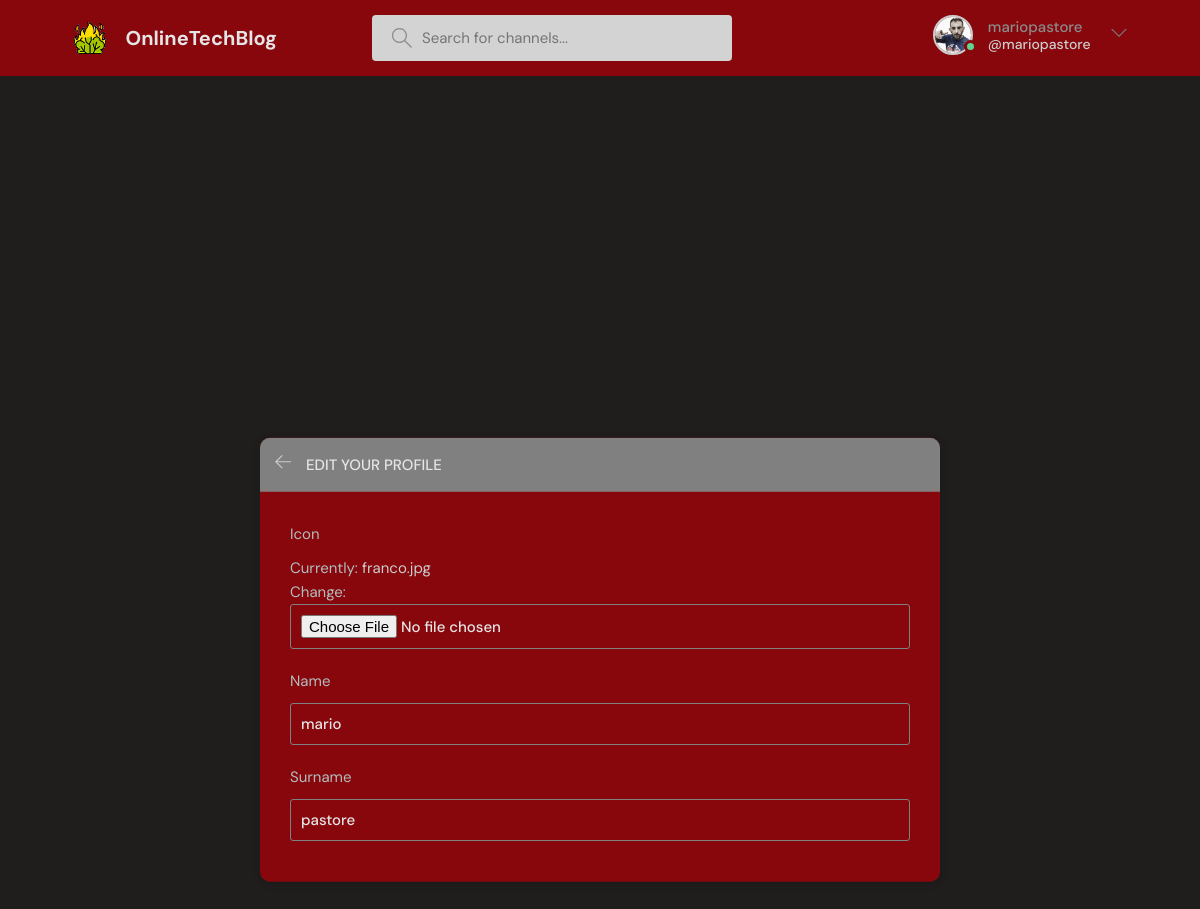
Screenshot of /update-user/ (signed in) with the database file from the repository.
### baseProject/models.py (models this page shows, shortened)
class User(AbstractUser):
    name = models.CharField(max_length=200, null=True)
    surname = models.CharField(max_length=200, null=True)
    email = models.EmailField(unique=True,null=True)
    status = models.TextField(null=True)
    icon = models.ImageField(null=True, default="userBase.svg")
    showFriendsMessages = models.BooleanField(default=False)
    USERNAME_FIELD = 'email'
    REQUIRED_FIELDS = []

### baseProject/views.py (the view)
# urls.py: path('update-user/', views.updateUser, name='update-user'),
@login_required(login_url='loginPage')
def updateUser(request):
    user = request.user
    form = UserForm(instance=user)
    if request.method == 'POST':
        form = UserForm(request.POST, request.FILES, instance=user)
        if form.is_valid():
            form.save()
            return redirect('user-profile', pk=user.id)
    return render(request, 'baseProject/update-user.html', {'form': form})

### baseProject/forms.py
class UserForm(ModelForm):
    class Meta:
        model = User
        fields = ['icon','name','surname','username','email','status','showFriendsMessages']

### baseProject/templates/baseProject/update-user.html (shortened to what this page needs)
{% extends 'main.html' %}
{% block content %}
    <main class="update-account layout">
        <div class="container">
            <div class="layout__box">
                <div class="layout__boxHeader">
                    <div class="layout__boxTitle">
                        <a href="{{ request.META.HTTP_REFERER }}">
                            <svg version="1.1" xmlns="http://www.w3.org/2000/svg" width="32" height="32"
                                 viewBox="0 0 32 32">
                                <title>arrow-left</title>
                                <path
                                        d="M13.723 2.286l-13.723 13.714 13.719 13.714 1.616-1.611-10.96-10.96h27.625v-2.286h-27.625l10.965-10.965-1.616-1.607z">
                                </path>
                            </svg>
                        </a>
                        <h3>Edit your profile</h3>
                    </div>
                </div>
                <div class="layout__body">
                    <div class="listTopics">
                        <form class="form" action="" method="POST" enctype="multipart/form-data">
                            {% for field in form %}
                                <div class="form__group">
                                    <label for="profile_pic">{{ field.label }}</label>
                                    {{ field }}
                                </div>
                            {% endfor %}
                        </form>
                    </div>
                </div>
            </div>
        </div>
    </main>
{% endblock content %}

### templates/header.html (shortened to what this page needs)
{% load static %}
    <header class="header header--loggedIn">
      <div class="container">
        <a href="{% url 'home' %}" class="LOGO">
          <img src="{% static  'images/tower.png' %}" />
          <h1>OnlineTechBlog</h1>
        </a>
        <form class="searchBar" method="GET" action="{% url 'home'  %}">
          <label>
            <input name="q" placeholder="Search for channels..." />
          </label>
        </form>
        <nav class="header__menu">
          {% if request.user.is_authenticated %}
          <div class="UserOptions">
            <a href="{% url 'user-profile' request.user.id %}">
              <div class="avatar avatar--medium active">
                <img src="{{request.user.icon.url}}" />
              </div>
              <p>{{ request.user.username }} <span>@{{ request.user.username }}</span></p>
            </a>
            <button class="dropdown-button">
              <svg version="1.1" xmlns="http://www.w3.org/2000/svg" width="32" height="32" viewBox="0 0 32 32">
                <title>chevron-down</title>
                <path d="M16 21l-13-13h-3l16 16 16-16h-3l-13 13z"></path>
              </svg>
            </button>
          </div>
              {% else %}
           <a href="{% url 'loginPage' %}">
            <img src="{% static 'images/emptyusericon.svg' %}"/>
            <p>Login</p>
          </a>
           {% endif %}
        </nav>
      </div>
    </header>

### static/styles/style.css (style rules this page uses)
:root { --color-mainStructure-light: #e1f6fb; --color-light: #e5e5e5; --color-gray: #8b8b8b; --color-light-gray: #b2bdbd; --bg: #201d1d; --success: #5dd693; --error: #fc4b0b; --obscure-color: #87070d; --obscure-color-medium: lightgray; --obscure-color-light: gray; --color-mainStructure: #ccc; }
* { font-family: "DM Sans", -apple-system, BlinkMacSystemFont, "Segoe UI", Roboto, Oxygen, Ubuntu, Cantarell, "Open Sans", "Helvetica Neue", sans-serif; margin: 0; padding: 0; box-sizing: border-box; text-rendering: optimizeLegibility; font-size: inherit; }
html { font-size: 56.25%; }
@media only screen and (min-width: 1200px) { html { font-size: 62.5%; } }
body { line-height: 1.6; font-weight: 400; font-size: 1.5rem; color: var(--color-light-gray); background-color: var(--bg); min-height: 100vh; }
img { width: 100%; }
a { display: inline-block; color: var(--color-mainStructure); text-decoration: none; }
.container { max-width: 120rem; width: 90%; margin: auto; }
.avatar { position: relative; display: inline-block; border-radius: 50%; border: 2px solid var(--color-mainStructure); }
.avatar img { display: block; border-radius: 50%; object-fit: cover; object-position: center; }
.avatar::after { content: ""; display: block; position: absolute; background-color: var(--color-gray); z-index: 111; border-radius: 50%; border: 0.3rem solid var(--obscure-color); }
.avatar.active::after { background-color: var(--success); }
.avatar.avatar--medium img { width: 3.6rem; height: 3.6rem; border-radius: 50%; }
.avatar.avatar--medium:after { width: 0.7rem; height: 0.7rem; bottom: 0px; right: -6px; }
.header { padding: 1.5rem; background-color: var(--obscure-color); }
.header > .container { display: flex; gap: 9.5rem; }
.LOGO, .UserOptions { display: flex; gap: 2rem; align-items: center; }
.LOGO > img { height: 3.2rem; width: 3.2rem; }
.LOGO > h1 { font-weight: 700; font-size: 2rem; color: var(--color-light); }
.searchBar > label { background-color: var(--obscure-color-medium); padding: 1.3rem 1rem; display: flex; align-items: center; gap: 1rem; border-radius: 4px; }
.searchBar svg { fill: var(--color-gray); width: 2rem; height: 2rem; margin-left: 1rem; }
.searchBar input { width: 30rem; background: transparent; border: none; outline: none; color: gray; }
.header__menu { margin-left: auto; position: relative; }
.header__menu a { display: flex; gap: 1.5rem; align-items: center; font-weight: 500; text-decoration: none; color: var(--color-gray); }
.header__menu img { height: 3.6rem; }
.header__menu p { line-height: 1.2; }
.header__menu span { color: var(--color-mainStructure); font-weight: 500; font-size: 1.4rem; display: block; }
.header__menu svg { width: 1.6rem; height: 1.6rem; fill: var(--obscure-color-light); }
.dropdown-button { background: transparent; border: 0; outline: 0; cursor: pointer; }
.layout { margin-top: 2.4rem; }
.layout > .container { display: flex; justify-content: space-between; align-items: flex-start; }
.layout__box { width: 90%; max-width: 48rem; min-height: 40rem; position: absolute; top: 50%; left: 50%; transform: translate(-50%, -46%); background-color: var(--obscure-color); border-radius: 1rem; box-shadow: 1px 1px 6px 3px rgba(0, 0, 0, 0.1); overflow: hidden; }
.layout__boxHeader { display: flex; padding: 1.5rem; background-color: var(--obscure-color-light); }
.layout__boxTitle { display: flex; gap: 1.5rem; align-items: center; }
.layout__boxTitle h3 { text-transform: uppercase; font-weight: 500; color: var(--color-light); }
.layout__boxTitle svg { width: 1.6rem; height: 1.6rem; fill: var(--color-mainStructure); }
.layout__body { margin: 3rem; }
.form__group { margin-bottom: 2rem; width: 100%; }
.form__group label { display: block; font-size: 1.5rem; margin-bottom: 1rem; }
.form__group input, .form__group textarea, .form__group select { background: transparent; border: 1px solid var(--obscure-color-light); padding: 1rem; border-radius: 3px; width: 100%; color: var(--color-light); font-weight: 500; outline: none; }
.listTopics { list-style: none; overflow-y: auto; height: 600px; max-height: 330px; width: 100%; }
.update-account.layout .layout__box { max-width: 68rem; }

### rows the page displays
User: user.icon (picture), user.username "mariopastore", form "mario" "pastore"

### other values shown
{{ field.label }} "Icon" "Name" "Surname"
